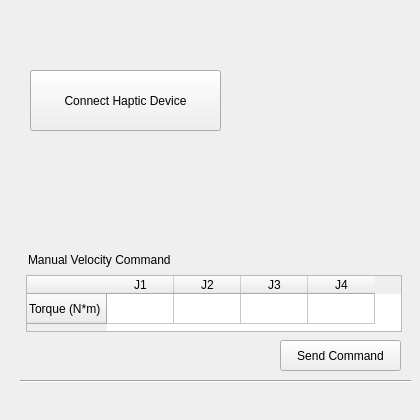
      <widget class="QWidget" name="control_velocity">
       <widget class="QPushButton" name="pushButton">
        <property name="geometry">
         <rect>
          <x>30</x>
          <y>70</y>
          <width>191</width>
          <height>61</height>
         </rect>
        </property>
        <property name="text">
         <string>Connect Haptic Device</string>
        </property>
       </widget>
       <widget class="QWidget" name="widget_2" native="true">
        <property name="geometry">
         <rect>
          <x>20</x>
          <y>250</y>
          <width>391</width>
          <height>161</height>
         </rect>
        </property>
        <widget class="Line" name="line_21">
         <property name="geometry">
          <rect>
           <x>-15</x>
           <y>-19</y>
           <width>20</width>
           <height>150</height>
          </rect>
         </property>
         <property name="orientation">
          <enum>Qt::Vertical</enum>
         </property>
        </widget>
        <widget class="Line" name="line_22">
         <property name="geometry">
          <rect>
           <x>538</x>
           <y>-18</y>
           <width>20</width>
           <height>150</height>
          </rect>
         </property>
         <property name="orientation">
          <enum>Qt::Vertical</enum>
         </property>
        </widget>
        <widget class="Line" name="line_23">
         <property name="geometry">
          <rect>
           <x>-8</x>
           <y>-27</y>
           <width>560</width>
           <height>20</height>
          </rect>
         </property>
         <property name="orientation">
          <enum>Qt::Horizontal</enum>
         </property>
        </widget>
        <widget class="Line" name="line_24">
         <property name="geometry">
          <rect>
           <x>-10</x>
           <y>121</y>
           <width>560</width>
           <height>20</height>
          </rect>
         </property>
         <property name="orientation">
          <enum>Qt::Horizontal</enum>
         </property>
        </widget>
        <widget class="QLabel" name="label_18">
         <property name="geometry">
          <rect>
           <x>8</x>
           <y>0</y>
           <width>190</width>
           <height>20</height>
          </rect>
         </property>
         <property name="text">
          <string>Manual Velocity Command</string>
         </property>
        </widget>
        <widget class="QTableWidget" name="table_velocity_command">
         <property name="geometry">
          <rect>
           <x>6</x>
           <y>25</y>
           <width>376</width>
           <height>57</height>
          </rect>
         </property>
         <attribute name="horizontalHeaderCascadingSectionResizes">
          <bool>true</bool>
         </attribute>
         <attribute name="horizontalHeaderDefaultSectionSize">
          <number>67</number>
         </attribute>
         <attribute name="horizontalHeaderMinimumSectionSize">
          <number>5</number>
         </attribute>
         <row>
          <property name="text">
           <string>Torque (N*m)</string>
          </property>
         </row>
         <column>
          <property name="text">
           <string>J1</string>
          </property>
         </column>
         <column>
          <property name="text">
           <string>J2</string>
          </property>
         </column>
         <column>
          <property name="text">
           <string>J3</string>
          </property>
         </column>
         <column>
          <property name="text">
           <string>J4</string>
          </property>
         </column>
         <item row="0" column="0">
          <property name="text">
           <string/>
          </property>
          <property name="flags">
           <set>ItemIsSelectable|ItemIsEditable|ItemIsDragEnabled|ItemIsUserCheckable|ItemIsEnabled</set>
          </property>
         </item>
        </widget>
        <widget class="QPushButton" name="pushButton_10">
         <property name="geometry">
          <rect>
           <x>260</x>
           <y>90</y>
           <width>121</width>
           <height>31</height>
          </rect>
         </property>
         <property name="text">
          <string>Send Command</string>
         </property>
        </widget>
       </widget>
      </widget>
